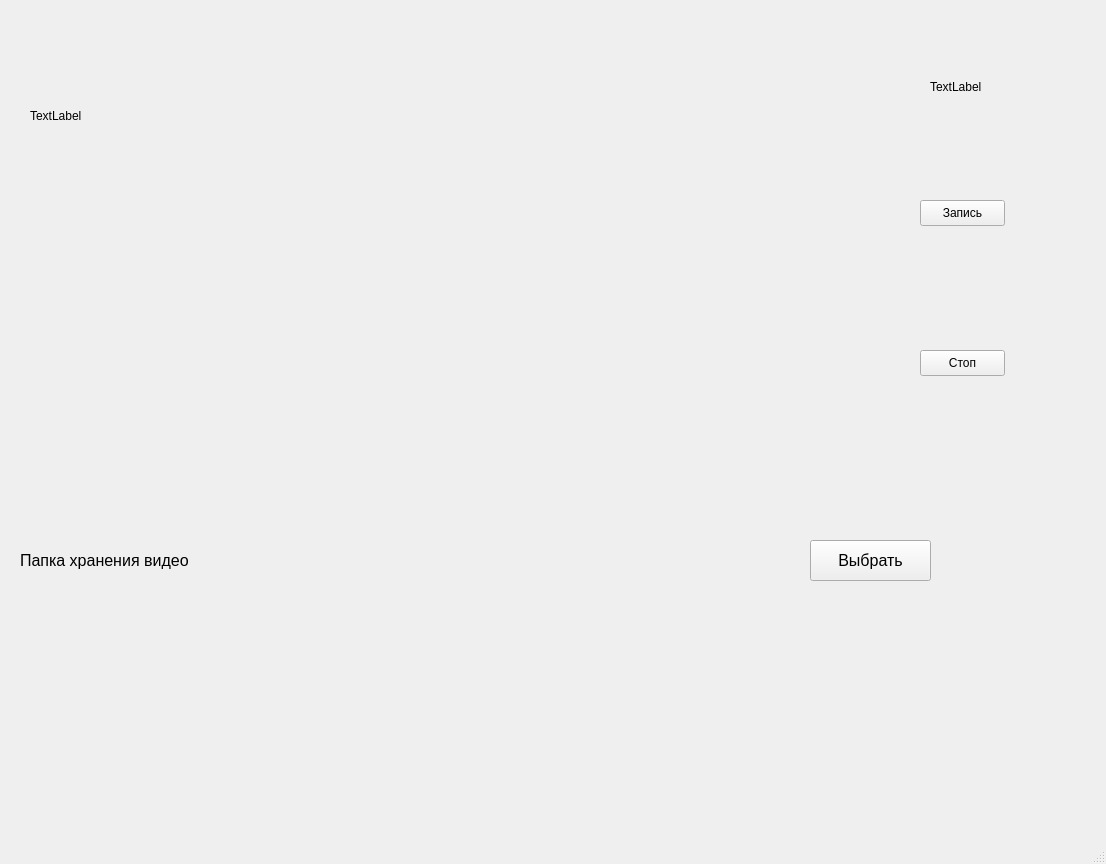
<?xml version="1.0" encoding="UTF-8"?>
<ui version="4.0">
 <class>MainWindow</class>
 <widget class="QMainWindow" name="MainWindow">
  <property name="geometry">
   <rect>
    <x>0</x>
    <y>0</y>
    <width>1106</width>
    <height>864</height>
   </rect>
  </property>
  <property name="windowTitle">
   <string>MainWindow</string>
  </property>
  <widget class="QWidget" name="centralwidget">
   <widget class="QLabel" name="video_view">
    <property name="geometry">
     <rect>
      <x>0</x>
      <y>70</y>
      <width>781</width>
      <height>431</height>
     </rect>
    </property>
    <property name="text">
     <string/>
    </property>
    <property name="pixmap">
     <pixmap>monitor-1.png</pixmap>
    </property>
    <property name="alignment">
     <set>Qt::AlignCenter</set>
    </property>
   </widget>
   <widget class="QPushButton" name="start_writing">
    <property name="geometry">
     <rect>
      <x>920</x>
      <y>200</y>
      <width>85</width>
      <height>26</height>
     </rect>
    </property>
    <property name="text">
     <string>Запись</string>
    </property>
   </widget>
   <widget class="QPushButton" name="stop_writing">
    <property name="geometry">
     <rect>
      <x>920</x>
      <y>350</y>
      <width>85</width>
      <height>26</height>
     </rect>
    </property>
    <property name="text">
     <string>Стоп</string>
    </property>
   </widget>
   <widget class="QLabel" name="current_fps">
    <property name="geometry">
     <rect>
      <x>930</x>
      <y>80</y>
      <width>54</width>
      <height>14</height>
     </rect>
    </property>
    <property name="text">
     <string>TextLabel</string>
    </property>
   </widget>
   <widget class="QPushButton" name="choose_out_folder">
    <property name="geometry">
     <rect>
      <x>810</x>
      <y>540</y>
      <width>121</width>
      <height>41</height>
     </rect>
    </property>
    <property name="font">
     <font>
      <pointsize>12</pointsize>
     </font>
    </property>
    <property name="text">
     <string>Выбрать</string>
    </property>
   </widget>
   <widget class="QLabel" name="out_folder">
    <property name="geometry">
     <rect>
      <x>20</x>
      <y>540</y>
      <width>791</width>
      <height>41</height>
     </rect>
    </property>
    <property name="font">
     <font>
      <pointsize>12</pointsize>
     </font>
    </property>
    <property name="text">
     <string>Папка хранения видео</string>
    </property>
   </widget>
   <widget class="QLabel" name="recording_icon">
    <property name="geometry">
     <rect>
      <x>30</x>
      <y>80</y>
      <width>121</width>
      <height>71</height>
     </rect>
    </property>
    <property name="text">
     <string>TextLabel</string>
    </property>
   </widget>
  </widget>
  <widget class="QMenuBar" name="menubar">
   <property name="geometry">
    <rect>
     <x>0</x>
     <y>0</y>
     <width>1106</width>
     <height>25</height>
    </rect>
   </property>
  </widget>
  <widget class="QStatusBar" name="statusbar"/>
 </widget>
 <resources/>
 <connections/>
</ui>
